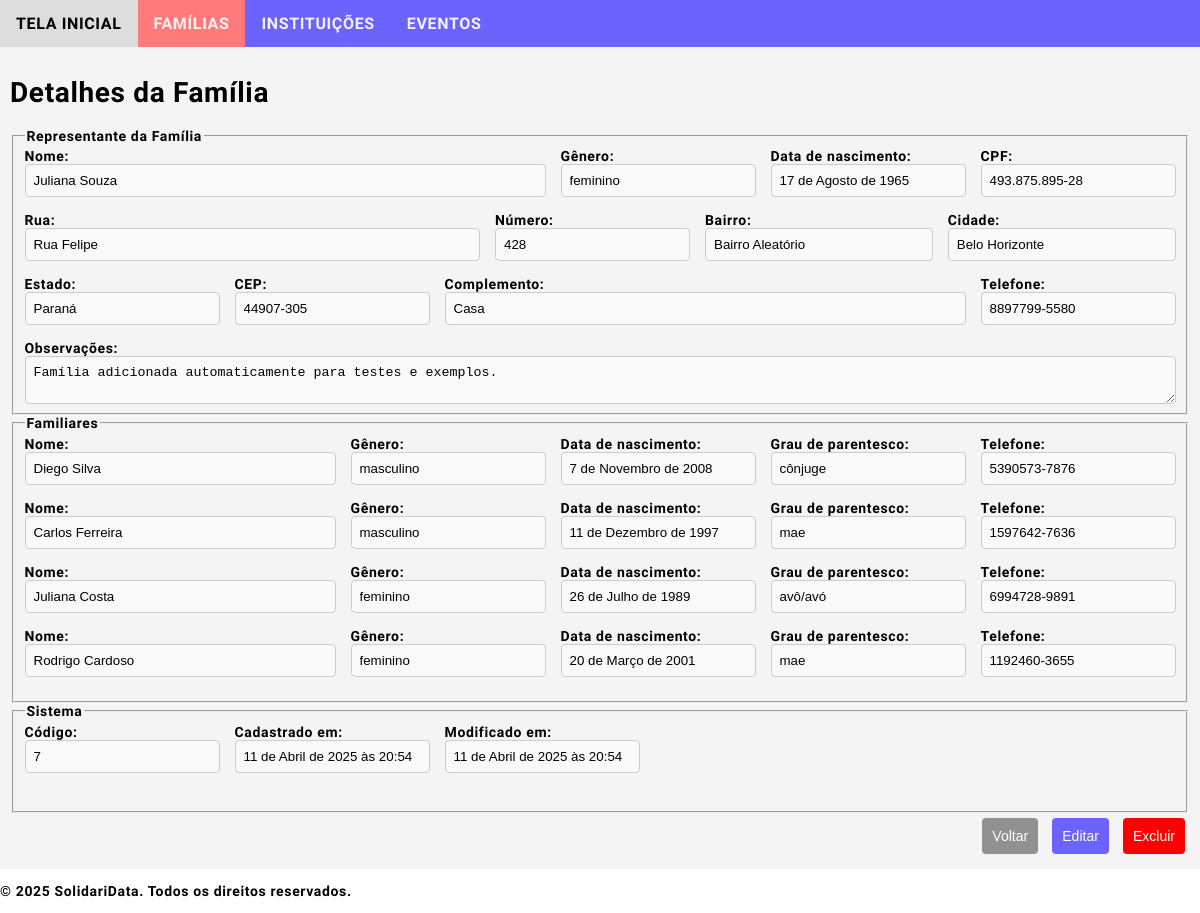
The page /sdata/family/7/ on the database as committed earlier.
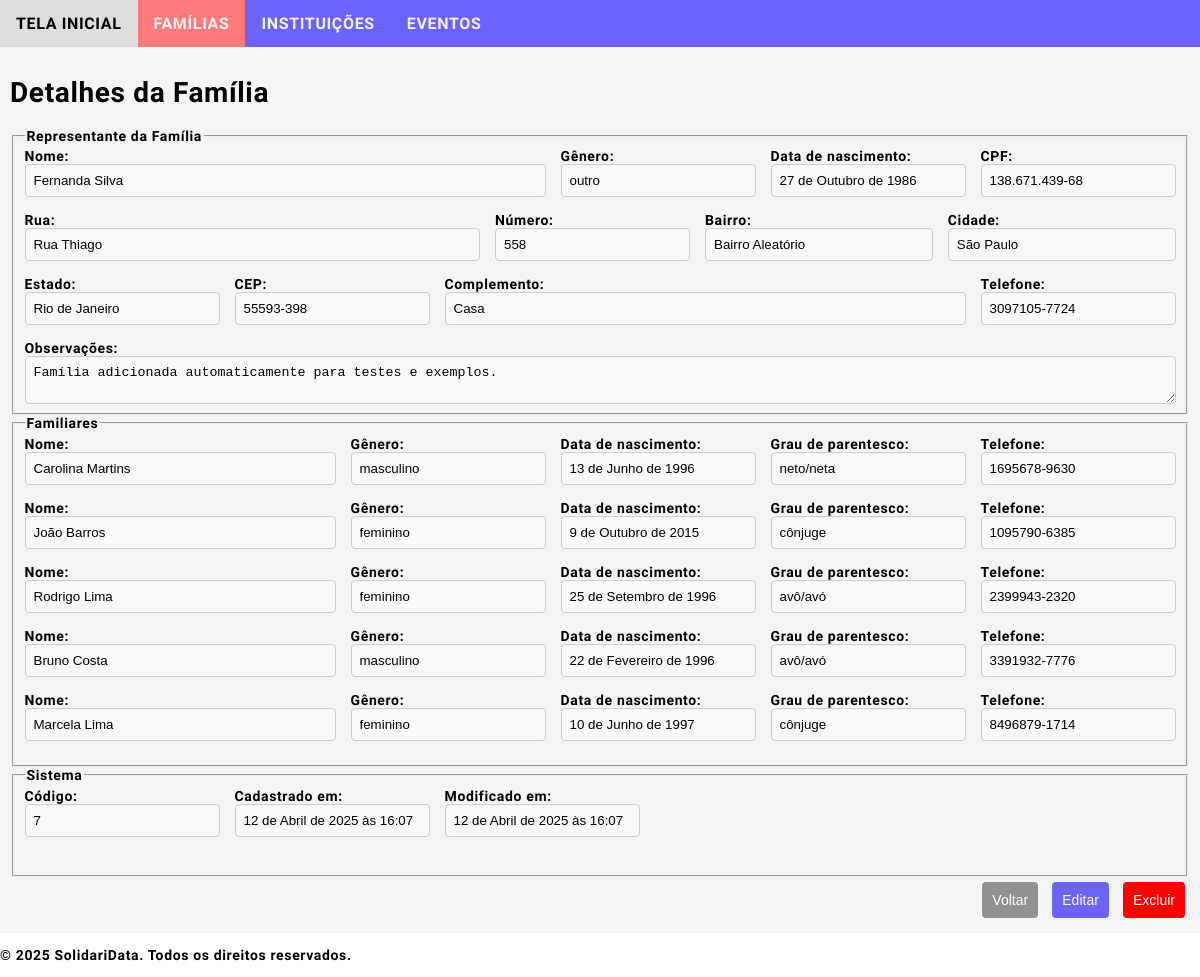
The same page on the database as committed later.
### sdata/models.py (models this page shows, shortened)
class Family(models.Model):
    BRAZILIAN_STATES = [('AC', 'Acre'),('AL', 'Alagoas'),('AP', 'Amapá'),('AM', 'Amazonas'),('BA', 'Bahia'),('CE', 'Ceará'),
        ('DF', 'Distrito Federal'),('ES', 'Espírito Santo'),('GO', 'Goiás'),('MA', 'Maranhão'),('MT', 'Mato Grosso'),
        ('MS', 'Mato Grosso do Sul'),('MG', 'Minas Gerais'),('PA', 'Pará'),('PB', 'Paraíba'),('PR', 'Paraná'),('PE', 'Pernambuco'),
        ('PI', 'Piauí'),('RJ', 'Rio de Janeiro'),('RN', 'Rio Grande do Norte'),('RS', 'Rio Grande do Sul'),('RO', 'Rondônia'),
        ('RR', 'Roraima'),('SC', 'Santa Catarina'),('SP', 'São Paulo'),('SE', 'Sergipe'),('TO', 'Tocantins'),
    ]
    family_id = models.AutoField(primary_key=True)
    family_representative_name = models.CharField(max_length=100, db_index=True)
    family_representative_gender = models.CharField(max_length=10, choices=[('masculino', 'Masculino'), ('feminino', 'Feminino'), ('outro', 'Outro')], blank=True)
    family_representative_birthdate = models.DateField(null=True, blank=True)
    family_representative_id = models.CharField(max_length=14, unique=True)
    family_address_street = models.CharField(max_length=65)
    family_address_number = models.CharField(max_length=10)
    family_address_neighborhood = models.CharField(max_length=65)
    family_address_city = models.CharField(max_length=65)
    family_address_state = models.CharField(max_length=2, choices=BRAZILIAN_STATES, blank=True, default='SP')
    family_address_zipcode = models.CharField(max_length=10, blank=True)
    family_address_complement = models.CharField(max_length=255, blank=True)
    family_phone = models.CharField(max_length=15, blank=True)
    family_note = models.TextField(blank=True)
    family_created = models.DateTimeField(auto_now_add=True)
    family_updated = models.DateTimeField(auto_now=True)

class Relative(models.Model):
    GRAU_DE_PARENTESCO = [
        ('pai', 'Pai'),
        ('mae', 'Mãe'),
        ('irmao/irmã', 'Irmão/Irmã'),
        ('filho/filha', 'Filho/Filha'),
        ('cônjuge', 'Cônjuge'),
        ('avô/avó', 'Avô/Avó'),
        ('neto/neta', 'Neto/Neta'),
        ('outro', 'Outro')
    ]
    relative_id = models.AutoField(primary_key=True, editable=False)
    relative_name = models.CharField(max_length=100, db_index=True)
    relative_gender = models.CharField(max_length=10, choices=[('masculino', 'Masculino'), ('feminino', 'Feminino'), ('outro', 'Outro')], blank=True)
    relative_birthdate = models.DateField(null=True, blank=True)
    relative_relationship = models.CharField(max_length=50, blank=True, choices=GRAU_DE_PARENTESCO)
    relative_family = models.ForeignKey(Family, on_delete=models.CASCADE, related_name="relatives")
    relative_phone = models.CharField(max_length=15, blank=True)

### sdata/views.py (the view)
# urls.py: path('sdata/family/<int:pk>/', views.family_detail, name='family_detail'),  # View details of a specific family
def family_detail(request, pk):
    family = get_object_or_404(Family, pk=pk)
    return render(request, 'sdata/family_detail.html', {'family': family})

### sdata/templates/sdata/family_detail.html (shortened to what the changed rows need)
{% extends "sdata/base.html" %}
{% block content %}
<h1>Detalhes da Família</h1>
<fieldset>
    <div class="form-row">
        <div class="form-group">
            <label for="family_representative_name">Nome:</label>
            <input type="text" id="family_representative_name" name="family_representative_name"
                   value="{{ family.family_representative_name }}" readonly class="form-control">
        </div>
        <div class="form-group-1">
            <label for="family_representative_gender">Gênero:</label>
            <input type="text" id="family_representative_gender" name="family_representative_gender"
                   value="{{ family.family_representative_gender }}" readonly class="form-control">
        </div>
        <div class="form-group-1">
            <label for="family_representative_birthdate">Data de nascimento:</label>
            <input type="text" id="family_representative_birthdate" name="family_representative_birthdate"
                   value="{{ family.family_representative_birthdate }}" readonly class="form-control">
        </div>
        <div class="form-group-1">
            <label for="family_representative_id">CPF:</label>
            <input type="text" id="family_representative_id" name="family_representative_id"
                   value="{{ family.family_representative_id }}" readonly class="form-control">
        </div>
    </div>
    <div class="form-row">
        <div class="form-group-2">
            <label for="family_address_street">Rua:</label>
            <input type="text" id="family_address_street" name="family_address_street"
                   value="{{ family.family_address_street }}" readonly class="form-control">
        </div>
        <div class="form-group-1">
            <label for="family_address_number">Número:</label>
            <input type="text" id="family_address_number" name="family_address_number"
                   value="{{ family.family_address_number }}" readonly class="form-control">
        </div>
        <div class="form-group">
            <label for="family_address_neighborhood">Bairro:</label>
            <input type="text" id="family_address_neighborhood" name="family_address_neighborhood"
                   value="{{ family.family_address_neighborhood }}" readonly class="form-control">
        </div>
        <div class="form-group">
            <label for="family_address_city">Cidade:</label>
            <input type="text" id="family_address_city" name="family_address_city"
                   value="{{ family.family_address_city }}" readonly class="form-control">
        </div>
    </div>
    <div class="form-row">
        <div class="form-group-1">
            <label for="family_address_state">Estado:</label>
            <input type="text" id="family_address_state" name="family_address_state"
                   value="{{ family.get_family_address_state_display }}" readonly class="form-control">
        </div>
        <div class="form-group-1">
            <label for="family_address_zipcode">CEP:</label>
            <input type="text" id="family_address_zipcode" name="family_address_zipcode"
                   value="{{ family.family_address_zipcode }}" readonly class="form-control">
        </div>
        <div class="form-group">
            <label for="family_address_complement">Complemento:</label>
            <input type="text" id="family_address_complement" name="family_address_complement"
                   value="{{ family.family_address_complement }}" readonly class="form-control">
        </div>
        <div class="form-group-1">
            <label for="family_phone">Telefone:</label>
            <input type="text" id="family_phone" name="family_phone"
                   value="{{ family.family_phone }}" readonly class="form-control">
        </div>
    </div>
    <div class="form-group">
        <label for="family_note">Observações:</label>
        <textarea id="family_note" name="family_note" readonly class="form-control">{{ family.family_note }}</textarea>
    </div>
</fieldset>
<fieldset>
    {% for relative in family.relatives.all %}
    <div class="form-row">
        <div class="form-group">
            <label for="relative_name">Nome:</label>
            <input type="text" value="{{ relative.relative_name }}" readonly class="form-control">
        </div>
        <div class="form-group-1">
            <label for="relative_gender">Gênero:</label>
            <input type="text" id="relative_gender" name="relative_gender"
                   value="{{ relative.relative_gender }}" readonly class="form-control">
        </div>
        <div class="form-group-1">
            <label for="relative_name">Data de nascimento:</label>
            <input type="text" value="{{ relative.relative_birthdate }}" readonly class="form-control">
        </div>
        <div class="form-group-1">
            <label for="relative_name">Grau de parentesco:</label>
            <input type="text" value="{{ relative.relative_relationship }}" readonly class="form-control">
        </div>
        <div class="form-group-1">
            <label for="relative_name">Telefone:</label>
            <input type="text" value="{{ relative.relative_phone }}" readonly class="form-control">
        </div>
    </div>
    {% empty %}
    <p style="color: gray;">Nenhum familiar cadastrado.</p>
    {% endfor %}
</fieldset>
<fieldset>
    <div class="form-row">
        <div class="form-row">
            <div class="form-group">
                <label>Código:</label>
                <input type="text" id="family_id" name="family_id"
                    value="{{ family.family_id }}" readonly class="form-control">
            </div>
            <div class="form-group">
                <label>Cadastrado em:</label>
                <input type="text" id="family_created" name="family_created"
                    value="{{ family.family_created }}" readonly class="form-control">
            </div>
            <div class="form-group">
                <label>Modificado em:</label>
                <input type="text" id="family_updated" name="family_updated"
                    value="{{ family.family_updated }}" readonly class="form-control">
            </div>
        </div>
    </div>
</fieldset>
{% endblock %}

Rows that differ between the two databases and show on the page:
no longer on this page (row edited): Relative: relative_name "Rodrigo Cardoso", relative_gender "feminino", relative_birthdate "20 de Março de 2001", relative_relationship "mae", relative_phone "1192460-3655"
changed Family "Bairro Aleatório": family_representative_name "Juliana Souza" → "Fernanda Silva"; family_representative_gender "feminino" → "outro"; family_representative_birthdate "17 de Agosto de 1965" → "27 de Outubro de 1986"; family_representative_id "493.875.895-28" → "138.671.439-68"; family_address_street "Rua Felipe" → "Rua Thiago"; family_address_number "428" → "558"; family_address_city "Belo Horizonte" → "São Paulo"; family_address_state "Paraná" → "Rio de Janeiro"; family_address_zipcode "44907-305" → "55593-398"; family_phone "8897799-5580" → "3097105-7724"; family_created "11 de Abril de 2025 às 20:54" → "12 de Abril de 2025 às 16:07"; family_updated "11 de Abril de 2025 às 20:54" → "12 de Abril de 2025 às 16:07"
now on this page (row edited): Relative: relative_name "Carolina Martins", relative_gender "masculino", relative_birthdate "13 de Junho de 1996", relative_relationship "neto/neta", relative_phone "1695678-9630"
now on this page (row edited): Relative: relative_name "João Barros", relative_gender "feminino", relative_birthdate "9 de Outubro de 2015", relative_relationship "cônjuge", relative_phone "1095790-6385"
changed Relative: relative_name "Diego Silva" → "Rodrigo Lima"; relative_gender "masculino" → "feminino"; relative_birthdate "7 de Novembro de 2008" → "25 de Setembro de 1996"; relative_relationship "cônjuge" → "avô/avó"; relative_phone "5390573-7876" → "2399943-2320"
changed Relative: relative_name "Carlos Ferreira" → "Bruno Costa"; relative_birthdate "11 de Dezembro de 1997" → "22 de Fevereiro de 1996"; relative_relationship "mae" → "avô/avó"; relative_phone "1597642-7636" → "3391932-7776"
changed Relative: relative_name "Juliana Costa" → "Marcela Lima"; relative_birthdate "26 de Julho de 1989" → "10 de Junho de 1997"; relative_relationship "avô/avó" → "cônjuge"; relative_phone "6994728-9891" → "8496879-1714"
